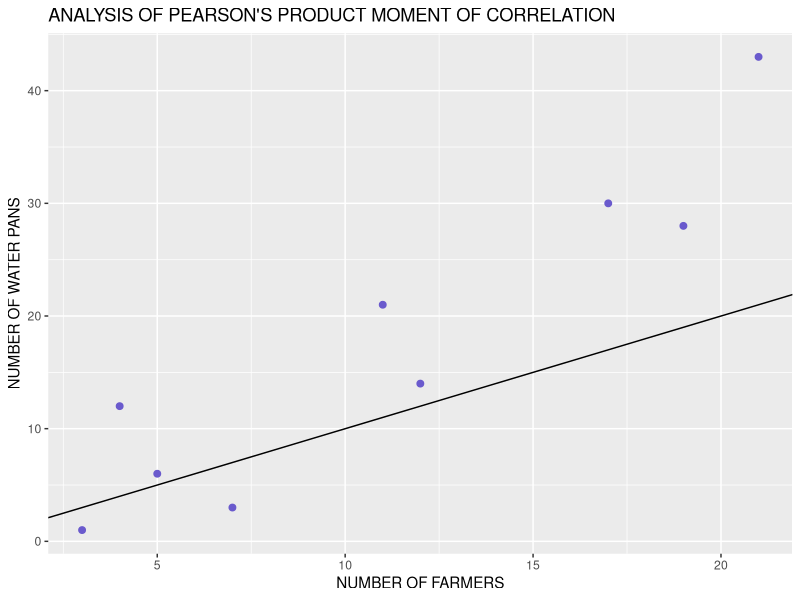

Generate this figure with R:
#loading the data

wpd <- read.csv("WPD.csv")
View(wpd)


#calling libraries

library(ggplot2)
library(dplyr)
library(tidyr)
library(ggpubr)
#checking & cleaning/wrangling dataset
is.na(wpd)

#summary
head(wpd)
summary(wpd)


#scatter plot of the data

ggplot (wpd, mapping = aes(x = NUMBER.OF.FARMERS, y =  NUMBER.OF.WATER.PANS))+
  geom_point(wpd, mapping = aes(x = NUMBER.OF.FARMERS, y =  NUMBER.OF.WATER.PANS))+
  geom_point(size = 2, color = "slateblue", alpha = 1)+
  labs(x = "NUMBER OF FARMERS", y = "NUMBER OF WATER PANS", title = "ANALYSIS OF PEARSON'S PRODUCT MOMENT OF CORRELATION")+
  geom_abline( mapping = NULL,
               data = NULL,
               show.legend = NULL,
               conf.int = TRUE)

#finding the coefficients
coef(lm(NUMBER.OF.FARMERS ~  NUMBER.OF.WATER.PANS, data = wpd))

lm(formula = NUMBER.OF.FARMERS ~  NUMBER.OF.WATER.PANS, data = wpd)

           # (Intercept) NUMBER.OF.WATER.PANS 
           # 3.1641917 
           # 0.4463435
 


  # computing Pearson"s coefficient of correlation/ parametric correlation

pcf <- cor.test(wpd$NUMBER.OF.FARMERS, wpd$NUMBER.OF.WATER.PANS, 
                method = "pearson")

print(pcf)


#PCF values
# Pearson's product-moment correlation
# 
# data:  wpd$NUMBER.OF.FARMERS and wpd$NUMBER.OF.WATER.PANS

# t = 6.6522, df = 7, p-value = 0.0002899

# alternative hypothesis: true correlation is not equal to 0

# 95 percent confidence interval:

#  0.6923068 0.9852953

# sample estimates:



            #       cor 
            # 0.9292032 














